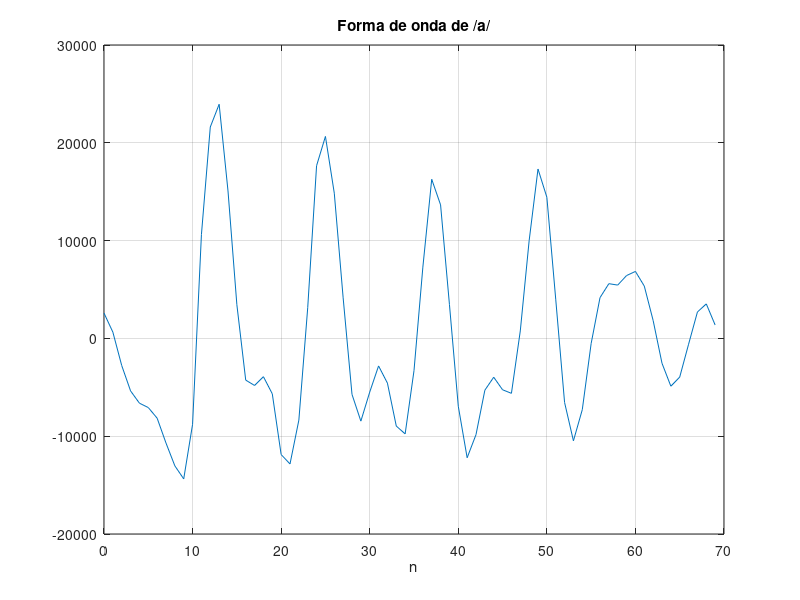

Recreate this plot in MATLAB. (Note: this script raises an error after producing the figure.)
% SESION 1

% ORGANIZACION DE LA INTERFAZ DE USUARIO
%  1. Desktop --> Desktop Layout --> Default
%  2. Maximizar la interfaz
%  3. Anclar las ventanas de edición y gráfica

% Sesión 1: SEÑALES DISCRETAS


% Sesión 1 del laboratorio de TDSÑ
%% Apartado 1.1

% Eje "temporal" n
n=-10:20;

% Impulso unidad
d=double(n==0);

% Gráfica
stem(n,d,'k','MarkerfaceColor','k'), title('Impulso unidad \delta[n]')
xlabel('n')
axis([-10.5 20.5 -0.1 1.1])
%% Apartado 1.2
% Escalón unidad

u=double(n>=0);
stem(n,u,'k','MarkerfaceColor','k'), title('Escalón unidad u[n]')
xlabel('n')
axis([-10.5 20.5 -0.1 1.1])
%% Apartado 1.3
% Coseno

x=cos(2*pi/11*n);
stem(n,x,'k','MarkerfaceColor','k'), title('cos[\omega_0n]')
xlabel('n')
axis([-10.5 20.5 -1.1 1.1])
%% Apartado 1.4
% Coseno representado con plot y con grid

w0=2*pi/11;
x=cos(w0*n);
plot(n,x,'k','MarkerfaceColor','k'), title('cos[\omega_0n]')
grid
xlabel('n')
axis([-10 20 -1.1 1.1])
%% Apartado 1.5
% Coseno amortiguado

n=0:29;
x=cos(2*pi/11*n).*exp(-0.1*n);
plot(n,x,'k','MarkerfaceColor','k'), title('e^{-\alphan}cos[\omega_0n]')
xlabel('n')
axis([0 29 -1.1 1.1]), grid
%% Apartado 1.6
% Señal aleatoria con distribución uniforme entre -1 y 2

L=100; n=0:L-1;
x=3*rand(L,1)-1;
plot(n,x,'k','MarkerfaceColor','k'), title('r_u[n]')
xlabel('n')
axis([0 L-1 -1.1 2.1]), grid
%% Apartado 1.7
% Señal aleatoria con distribución normal, media 1 y desviación típica 2

L=100; n=0:L-1;
x=2*randn(L,1)+1;
plot(n,x,'k','MarkerfaceColor','k'), title('r_g[n]')
xlabel('n')
axis([0 L-1 1-3*2 1+3*2]), grid

% ENTRADA/SALIDA DE DATOS
%% Apartado 2.1
% Usando el terminal

m=input('Indique la masa del objeto: ');
v=input('Indique la velocidad del objeto: ');
disp(['La energía cinética del objeto vale ' num2str(1/2*m*v^2) ' julios'])
fprintf('La energia cinética del objeto vale %8.3f julios\n',1/2*m*v^2)
%% Apartado 2.2
% Usando el sistema de archivos

load a
n=0:length(a)-1;
plot(n,a), title('Forma de onda de /a/'), xlabel('n'), grid
a2=a.^2;
save a2 a2
%% Apartado 2.3
% Gráficamente

[Ind Amp]=ginput(2);
Fs=8000; Ts=1/Fs;
F1=1/((Ind(2)-Ind(1))*Ts);
fprintf('Primera resonancia aproximada %5.1f Hz\n',F1)

% EJERCICIOS PARA LOS ALUMNOS
%% Apartado 3.1

%Dibujar la señal x[n]=sen[((w0n)/pi)n] para w0=2pi/7 en el intervalo de
%índices -20 a 20

n=-20:20;
x=sin(2*pi/7*n)./(pi*n);
x(n==0)= 2/7;
stem(n,x,'k','MarkerfaceColor','k'), title('Señal dibujada')
xlabel('n')
title('x(n)=sen(2\pi/7n)/\pin')
axis([n(1)-1 n(end)+1 min(x)-0.03 max(x)+0.03])
grid

%% Apartado 3.2
% Calcular y dibujar la respuesta impulsiva h[n]=a^n u[n] desde n=-5 a n=25

 
n=-5:25;
u=double(n>=0);
s= 0.85.^n;
h= s.*u;
stem(n,h,'k','MarkerfaceColor','k'), title('Respuesta impulsiva h(n)')
xlabel('n')
axis([n(1)-1 n(end)+1 min(h)-0.2 max(h)+0.2])
grid

%% Apartado 3.3

%Cálculo de una convolución

n=0:19;
l=length(n);
x=double(n>=5 & n<=10);
n=0:29;
long=length(n);
h=0.85.^n;

%se va cambiando el valor de n 
%ya que no hace falta crear varias variables

y=conv(x,h);
m=length(y)-1;
n=0:m;
stem(n,y,'k','MarkerfaceColor','k'), 
title('Convolución')
xlabel('n')
axis([-1 l+long min(y)-0.7 max(y)+0.7]), grid

%% Apartado 3.4
% Cálculo de una serie de Fourier discreta


N=4; % Período
n=0:3*N-1; % abarca 3 períodos
w=2*pi/N;  % factor común
%el sumatorio:
suma=0;
    for k=0:3
    suma=suma + exp(1i*(pi/2)*k.*n);
    end
p=1/N*suma;

%solo el valor real (aparece un warning sino)
stem(n,real(p),'k','MarkerfaceColor','k')
title('Tren de deltas periódico de periodo N=4')
ylabel('p(n)'),
xlabel('n'),grid on
delta=0.5;
axis([n(1)-delta n(end)+delta min(real(p))-0.2 max(real(p))+0.2])